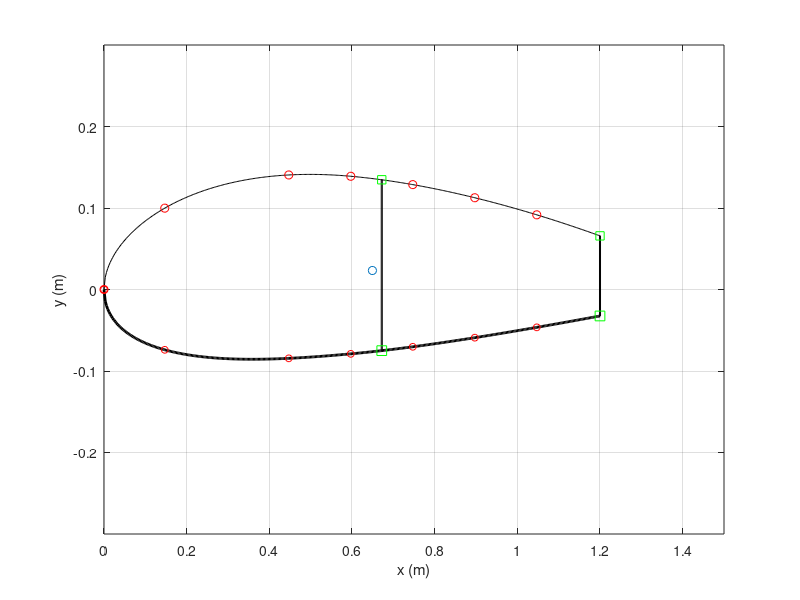

Write MATLAB code to recreate this figure.
function [x_c, y_c, Ixx, Iyy, Ixy, skin, spar, str, caps, x_quarterchord] = build_airfoil()


clear all;
%% 2415 Airfoil 
m = 0.02;               % 
p = 0.4;                % max camber
t = 0.15;               % max thickness 
c = 1.5;                % chord length
nx = 500;               % number of increments
dx = c/nx;  
x = 0:dx:c;             % even spacing

%% Structural elements (arbitrary inputs for now)
skin.t = 0.001;                               % thickness of skin
spar.t = 0.0025;                               % thickness of spar
str.A_upp = 5E-6;                            % area of each upper stringer
str.A_low = 5E-6;                            % area of each lower stringer
caps.A = 1E-5;                                % area of spar caps
spar.x = x(225);                                                      % choose x location of spar
str.x_upp = [x(1), x(50), x(150), x(200), x(250),x(300), x(350)];     % choose x locations of upper stringers
str.x_low = [x(1), x(50), x(150), x(200), x(250),x(300), x(350)];     % choose x locations of lower stringers

%% Create Airfoil from equation
yc = zeros(1,nx+1);
yt = zeros(1,nx+1);
yU0 = zeros(1,nx+1);
yL0 = zeros(1,nx+1);
theta = zeros(1,nx+1);
xb = p*c;
i_xb = xb/dx + 1;  

% NACA equation source: http://www.aerospaceweb.org/question/airfoils/q0041.shtml    
for i = 1:nx+1
    yt(i) = 5*t*c*(0.2969*sqrt(x(i)/c) - 0.1260*(x(i)/c) - 0.3516*(x(i)/c)^2 + 0.2843*(x(i)/c)^3 - 0.1015*(x(i)/c)^4);
    if i <= i_xb
        yc(i) = m*x(i)/p^2*(2*p - x(i)/c);
        theta(i) = atan(2*m/p^2*(p - x(i)/c));
    else
        yc(i) = m*(c - x(i))/(1-p)^2*(1 + x(i)/c - 2*p);
        theta(i) = atan(2*m/(1-p)^2*(p-x(i)/c));
    end
    yU0(i) = yc(i) + yt(i)*cos(theta(i));
    yL0(i) = yc(i) - yt(i)*cos(theta(i));
end

% The last 20% of the chord length of the airfoil was neglected under the assumption that
% this section contained flaps and ailerons, and would therefore not support aerodynamic loads.
i_xend = round(0.8*c/dx)+1;
x = x(1:i_xend);
yU = yU0(1:i_xend);
yL = yL0(1:i_xend);

%% Spars
spar.x = [spar.x,x(end)];                    % x location of spar
spar.n = length(spar.x);                     % number of spars
spar.i = round(spar.x./dx)+1;                % index of spars  
spar.h = yU(spar.i) - yL(spar.i);            % height of spar
spar.Cy = (yU(spar.i) + yL(spar.i))/2;       % y centroid of spar  
spar.A = spar.t*spar.h;                      % area of spar
spar.y_upp = yU(spar.i);
spar.y_low = yL(spar.i);

%% Stringers
str.n_upp = length(str.x_upp);                            % number of upper stringers
str.i_upp = round(str.x_upp./dx)+1;                       % indices of upper stringers
str.n_low = length(str.x_low);                            % number of lower stringers
str.i_low = round(str.x_low./dx)+1;                       % indices of lower stringers
str.y_upp = yU(str.i_upp);
str.y_low = yL(str.i_low);

%% Nodes (based on TA's definition: node = skin and spar cap)
node.x_upp = [str.x_upp,spar.x];            % x location of upper stringers and spars
node.x_upp = sort(node.x_upp);              % sort ascending
% skin should be broken into smaller elements for higher accuracy of calculation
% break one skin element into two by adding one more node in between
skin.x_upp = zeros(1,2*length(node.x_upp)-1);
for i = 1:length(node.x_upp)-1
    skin.x_upp(2*i-1) = node.x_upp(i);
    skin.x_upp(2*i) = (node.x_upp(i) + node.x_upp(i+1))/2;
end
skin.x_upp(end) = node.x_upp(end);

skin.i_upp = round(skin.x_upp/dx)+1;       % indices of skins
skin.n_upp = length(skin.x_upp)-1;         % number of upper skins
skin.l_upp = zeros(1,skin.n_upp);          % length of upper skins
skin.A_upp = zeros(1,skin.n_upp);          % area of upper skins
skin.Cx_upp = zeros(1,skin.n_upp);         % x centroid of upper skins
skin.Cy_upp = zeros(1,skin.n_upp);         % y centroid of upper skins

for i = 1:skin.n_upp
    skin.l_upp(i) = sqrt((yU(skin.i_upp(i+1)) - yU(skin.i_upp(i)))^2 + (skin.x_upp(i+1) - skin.x_upp(i))^2);  
    skin.A_upp(i) = skin.t*skin.l_upp(i);
    skin.Cx_upp(i) = (skin.x_upp(i+1) + skin.x_upp(i))/2;
    skin.Cy_upp(i) = (yU(skin.i_upp(i+1)) + yU(skin.i_upp(i)))/2;
end

% lower nodes
node.x_low = [str.x_low,spar.x];
node.x_low = sort(node.x_low);

skin.x_low = zeros(1,2*length(node.x_low)-1);
for i = 1:length(node.x_low)-1
    skin.x_low(2*i-1) = node.x_low(i);
    skin.x_low(2*i) = (node.x_low(i) + node.x_low(i+1))/2;
end
skin.x_low(end) = node.x_low(end);

skin.i_low = round(skin.x_low/dx)+1;
skin.n_low = length(skin.x_low)-1;
skin.l_low = zeros(1,skin.n_low);
skin.A_low = zeros(1,skin.n_low);
skin.Cx_low = zeros(1,skin.n_low);
skin.Cy_low = zeros(1,skin.n_low);

for i = 1:skin.n_low
    skin.l_low(i) = sqrt((yL(skin.i_low(i+1)) - yL(skin.i_low(i)))^2 + (skin.x_low(i+1) - skin.x_low(i))^2);
    skin.A_low(i) = skin.t*skin.l_low(i);
    skin.Cx_low(i) = (skin.x_low(i+1) + skin.x_low(i))/2;
    skin.Cy_low(i) = (yL(skin.i_low(i+1)) + yL(skin.i_low(i)))/2;
end

%% Spar Caps
caps.x = spar.x;
caps.n = 2*length(caps.x);
caps.y_upp = yU(spar.i);
caps.y_low = yL(spar.i);
caps.i = round(caps.x/dx)+1;
% Centroids of caps are at the x and y locations: caps.Cy = caps.C,

%% Centroid of the overall wing section
% initial value
Cx_sum = 2*(sum(caps.x.*caps.A)) + sum(str.x_upp.*str.A_upp) + sum(str.x_low.*str.A_low) + sum(spar.x.*spar.A) ...
         + sum(skin.Cx_low.*skin.A_low) + sum(skin.Cx_upp.*skin.A_upp);
Cy_sum = sum(caps.y_low.*caps.A) + sum(caps.y_upp.*caps.A) + sum(yU(str.i_upp).*str.A_upp) + sum(yL(str.i_low).*str.A_low) ... 
         + sum(spar.Cy.*spar.A) + sum(skin.Cy_low.*skin.A_low) + sum(skin.Cy_upp.*skin.A_upp);
A_sum = caps.A*caps.n + str.A_upp*str.n_upp + str.A_low*str.n_low + sum(spar.A) + sum(skin.A_low) + sum(skin.A_upp);

Cx = Cx_sum/A_sum;
Cy = Cy_sum/A_sum;

figure
plot(x,yU,'k',x,yL,'k','Linewidth',2);
ylim([-0.3 0.3])
hold on
xlim([0,c]);
plot(str.x_upp,yU(str.i_upp),'or',str.x_low,yL(str.i_low),'or','markersize',5);
% plot([x(1),x(1)],[yU(i(1)),yL(i(1))],'b',[x(end),x(end)],[yU(end),yL(end)],'b','Linewidth',3);
rectangle('Position',[x(spar.i(1))-spar.t/2, yL(spar.i(1)), spar.t, yU(spar.i(1))-yL(spar.i(1))]);
rectangle('Position',[x(spar.i(2))-spar.t/2, yL(spar.i(2)), spar.t, yU(spar.i(2))-yL(spar.i(2))]);
plot(spar.x,yU(spar.i),'sg',spar.x,yL(spar.i),'sg','markersize',7);
% plot([x(end),x(end)],[yU(end),yL(end)]);
scatter(Cx,Cy,'m*')
ylabel('y (m)')
xlabel('x (m)')
grid on

%% Area moments of inertia
for i = 1:length(spar.x)
    spar.Ixx(i) = (spar.t*spar.h(i)^3)/12 + spar.A(i)*(spar.Cy(i) - Cy)^2;
    spar.Iyy(i) = (spar.h(i)*spar.t^3)/12 + spar.A(i)*(spar.x(i) - Cx)^2;
    spar.Ixy(i) = spar.A(i)*(spar.Cy(i) - Cy)*(spar.x(i) - Cx);
end

for i = 1:skin.n_upp
    skin.Ixx_upp(i) = skin.A_upp(i)*(skin.Cy_upp(i) - Cy)^2;
    skin.Iyy_upp(i) = skin.A_upp(i)*(skin.Cx_upp(i) - Cx)^2;
    skin.Ixy_upp(i) = skin.A_upp(i)*(skin.Cy_upp(i) - Cy)*(skin.Cx_upp(i) - Cx);
end

for i = 1:skin.n_low
    skin.Ixx_low(i) = skin.A_low(i)*(skin.Cy_low(i) - Cy)^2;
    skin.Iyy_low(i) = skin.A_low(i)*(skin.Cx_low(i) - Cx)^2;
    skin.Ixy_low(i) = skin.A_low(i)*(skin.Cy_low(i) - Cy)*(skin.Cx_low(i) - Cx);
end

for i = 1:str.n_upp
    str.Ixx_upp(i) = str.A_upp*(yU(str.i_upp(i)) - Cy)^2;
    str.Iyy_upp(i) = str.A_upp*(str.x_upp(i) - Cx)^2;
    str.Ixy_upp(i) = str.A_upp*(yU(str.i_upp(i)) - Cy)*(str.x_upp(i) - Cx);
end

for i = 1:str.n_low
    str.Ixx_low(i) = str.A_low*(yL(str.i_low(i)) - Cy)^2;
    str.Iyy_low(i) = str.A_low*(str.x_low(i) - Cx)^2;
    str.Ixy_low(i) = str.A_low*(yL(str.i_low(i)) - Cy)*(str.x_low(i) - Cx);
end

for i = 1:length(caps.x)
    caps.Ixx_upp(i) = caps.A*(caps.y_upp(i) - Cy)^2;
    caps.Iyy_upp(i) = caps.A*(caps.x(i) - Cx)^2;
    caps.Ixy_upp(i) = caps.A*(caps.y_upp(i) - Cy)*(caps.x(i) - Cx);
end

for i = 1:length(caps.x)
    caps.Ixx_low(i) = caps.A*(caps.y_low(i) - Cy)^2;
    caps.Iyy_low(i) = caps.A*(caps.x(i) - Cx)^2;
    caps.Ixy_low(i) = caps.A*(caps.y_low(i) - Cy)*(caps.x(i) - Cx);
end

Ixx = sum(spar.Ixx)+sum(skin.Ixx_upp)+sum(skin.Ixx_low)+sum(str.Ixx_upp)+sum(str.Ixx_low)+sum(caps.Ixx_low);
Iyy = sum(spar.Iyy)+sum(skin.Iyy_upp)+sum(skin.Iyy_low)+sum(str.Iyy_upp)+sum(str.Iyy_low)+sum(caps.Iyy_low);
Ixy = sum(spar.Ixy)+sum(skin.Ixy_upp)+sum(skin.Ixy_low)+sum(str.Ixy_upp)+sum(str.Ixy_low)+sum(caps.Ixy_low);


%%%%%%%%%%%%%%%%%%%%%%%%%%%%%%%%%%%%%%%%%%%%%%%%%%%%%%%%%%%%%%%%%%%%%%%%
%% BELOW CALCULATIONS ARE COORDINATE TRANSFORMATIONS FOR JARED's CODE %%
%%%%%%%%%%%%%%%%%%%%%%%%%%%%%%%%%%%%%%%%%%%%%%%%%%%%%%%%%%%%%%%%%%%%%%%%

%% Shift coordinate system to centroid-centered frame
% x's
spar.x_c = spar.x - Cx;
skin.x_upp_c = skin.x_upp - Cx;
skin.x_low_c = skin.x_low - Cx;
str.x_upp_c = str.x_upp - Cx;
str.x_low_c = str.x_low - Cx;
caps.x_upp_c = caps.x - Cx;
caps.x_low_c = caps.x - Cx;

% y's (Cy's are y's for point-components)
skin.y_upp_c = skin.Cy_upp - Cy;
skin.y_low_c = skin.Cy_low - Cy;
str.y_upp_c = str.y_upp - Cy;
str.y_low_c = str.y_low - Cy;
caps.y_upp_c = caps.y_upp - Cy;
caps.y_low_c = caps.y_low - Cy;

%% Make CCW coordinate system for shear flow
x_CCW = zeros(1,length(x));
yU_CCW = zeros(1,length(x));
yL_CCW = zeros(1,length(x));

for i = 1:length(x)
    x_CCW(i) = x(end - i + 1);
    yU_CCW(i) = yU(end - i + 1);
    yL_CCW(i) = yL(end - i + 1);
end
y_CCW = [yU_CCW yL_CCW(end:-1:1)];         
x_CCW = [x_CCW x(1:end)];

spar.i_CCW = length(x) - spar.i + 1;
spar.i_CCW = sort([spar.i_CCW, (length(x) + spar.i - 1)]); 
skin.i_CCW = length(x) - skin.i_upp + 1;
skin.i_CCW = sort([skin.i_CCW, (length(x) + skin.i_low - 1)]);
str.i_CCW = length(x) - str.i_upp + 1;
str.i_CCW = sort([str.i_CCW, (length(x) + str.i_low - 1)]);
caps.i_CCW = spar.i_CCW;

x_c = x_CCW - Cx;
y_c = y_CCW - Cy;

x_quarterchord = c/4 - Cx;

disp('build_airfoil complete');

%% coordiante transformation: new origin at centroid
%
%
% You need to update x, yU, yL, x_skinU, x_skinL, x_spar, x_strU, x_strL
%
%
